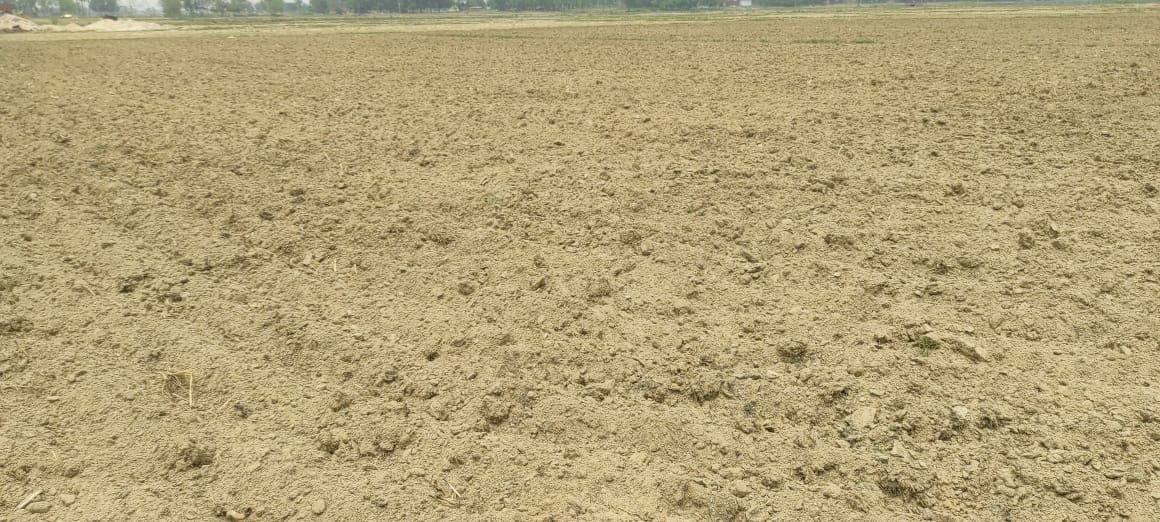
#> input picture dataset/Alluvial soil/Copy of IMG-20220531-WA0038.jpg, 1160 x 522 px; its folder holds 4 pictures in this run
$ python siz.py
#> lines starting #> are read from the running program, lines starting #| are printed output that depends on the picture
from PIL import Image
import os

def convert_and_resize_images(input_folder, output_folder, target_size=(200, 200)):
    # Create the output folder if it doesn't exist
#> called with input_folder = 'Alluvial soil', output_folder = 'Alluvial soil out', target_size = (200, 200)
    if not os.path.exists(output_folder):
        os.makedirs(output_folder)

    # Get a list of all files in the input folder
    files = os.listdir(input_folder)

    for file in files:
        input_path = os.path.join(input_folder, file)

        # Check if the file is a PNG or JPG
        if file.lower().endswith(('.png', '.jpg', '.jpeg')):
            output_path = os.path.join(output_folder, os.path.splitext(file)[0] + ".jpg")

            # Open the image
            with Image.open(input_path) as img:
                # Resize the image
#> img is the input picture: PIL image 1160x522 RGB; mean R, G, B 179.3, 163.3, 119.8
                img = img.resize(target_size)
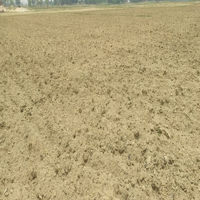
#> img: PIL image 200x200 RGB; mean R, G, B 179.3, 163.3, 119.8

                # Convert to RGB if the image has an alpha channel (transparency)
                if img.mode == 'RGBA':
                    img = img.convert('RGB')

                # Save as JPG
                img.save(output_path, "JPEG")
#> pass 2 of the loop in convert_and_resize_images, `for file in files:`:
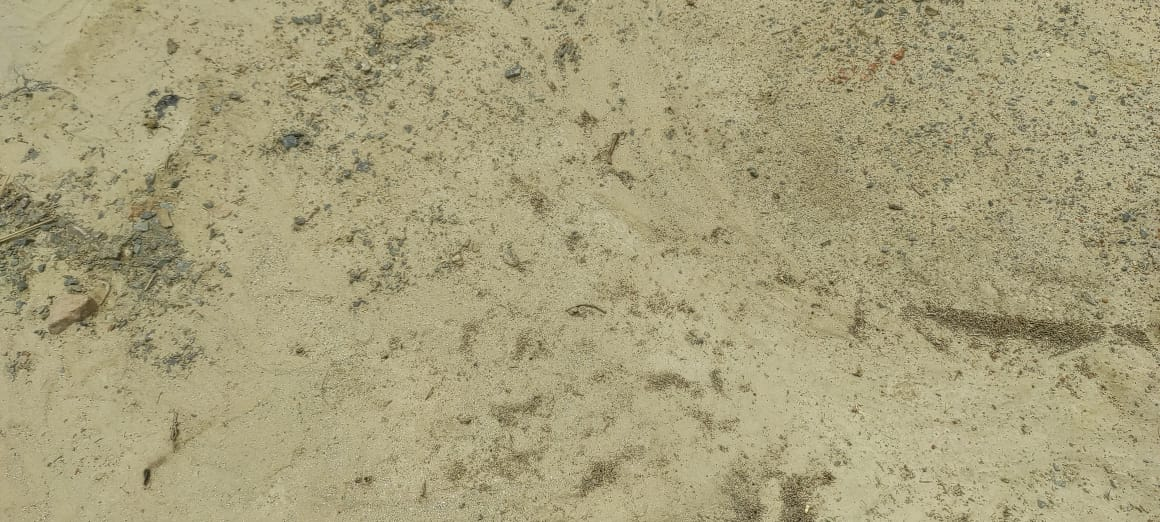
#> input picture dataset/Alluvial soil/Copy of IMG-20220531-WA0040.jpg, 1160 x 522 px
#> in convert_and_resize_images, img is the input picture: PIL image 1160x522 RGB; mean R, G, B 167.1, 159.5, 123.6
#> in convert_and_resize_images, `img = img.resize(target_size)`:
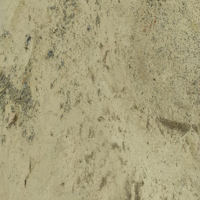
#> img: PIL image 200x200 RGB; mean R, G, B 167.1, 159.5, 123.6
#> pass 3 of the loop in convert_and_resize_images, `for file in files:`:
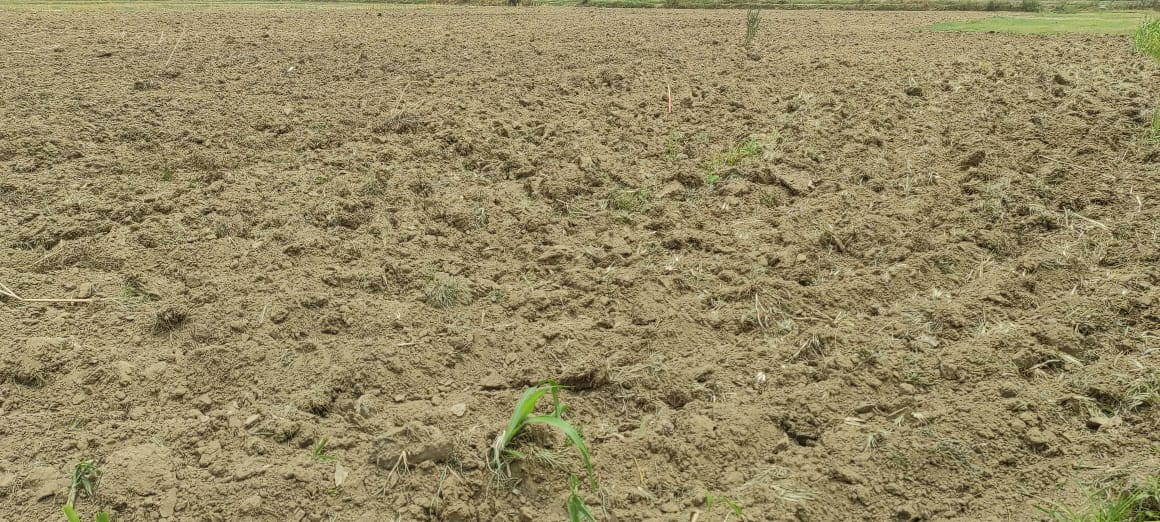
#> input picture dataset/Alluvial soil/Copy of IMG-20220531-WA0061.jpg, 1160 x 522 px
#> in convert_and_resize_images, img is the input picture: PIL image 1160x522 RGB; mean R, G, B 150.1, 137.3, 100.3
#> in convert_and_resize_images, `img = img.resize(target_size)`:
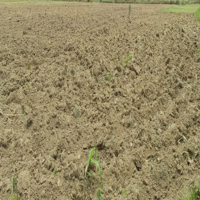
#> img: PIL image 200x200 RGB; mean R, G, B 150.1, 137.3, 100.3
#> the loop made 4 passes; the first 3 are shown

if __name__ == "__main__":
    input_folder = "Alluvial soil"
    output_folder = "Alluvial soil out"

    convert_and_resize_images(input_folder, output_folder)
